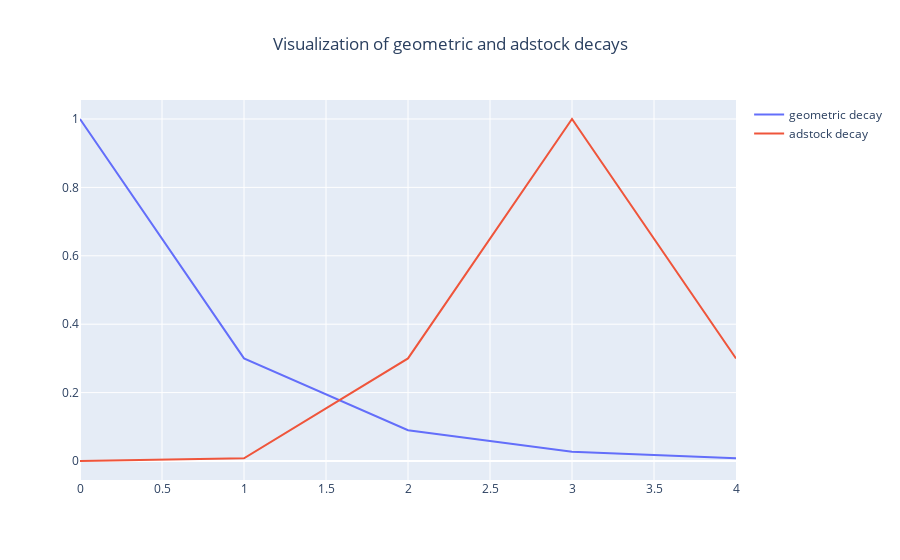

Notebook cell for this chart:
### Markdown cell above
### Decays visualizaitons

### Code cell
L = 5

alpha_list = [round(i*0.1+0.1, 1) for i in range(L)]
theta_list = [i for i in range(L)]


fig_decays = go.Figure()

fig_decays.add_trace(
    go.Scatter(x=list(range(L)), y=geometric_decay(alpha=0.3, L=L),
    name=f"geometric decay", mode='lines'))

fig_decays.add_trace(
    go.Scatter(x=list(range(L)), y=delayed_adstock(alpha=0.3, theta=3, L=L),
    name=f"adstock decay", mode='lines'))

fig_decays.update_layout(
    title="Visualization of geometric and adstock decays",
    title_x=0.5)
fig_decays.show()

### Figure 1 — Plotly figure (JSON) as saved in the notebook; plotly's stock layout.template omitted (floating-point values rounded to 4 significant figures)
{"data": [{"mode": "lines", "name": "geometric decay", "type": "scatter", "x": [0, 1, 2, 3, 4], "y": [1, 0.3, 0.09, 0.027, 0.0081]}, {"mode": "lines", "name": "adstock decay", "type": "scatter", "x": [0, 1, 2, 3, 4], "y": [1.968e-05, 0.0081, 0.3, 1, 0.3]}], "layout": {"title": {"text": "Visualization of geometric and adstock decays", "x": 0.5}}}
